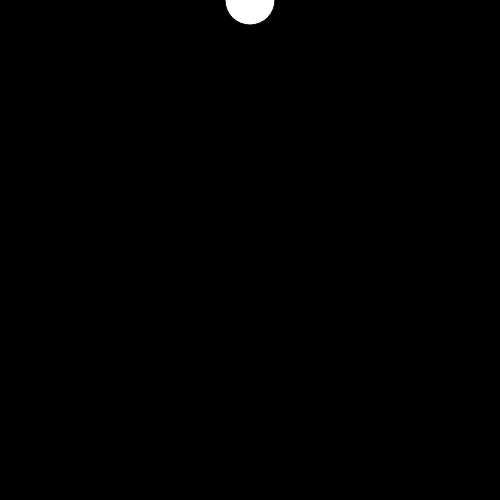
Frame 1 (no input)
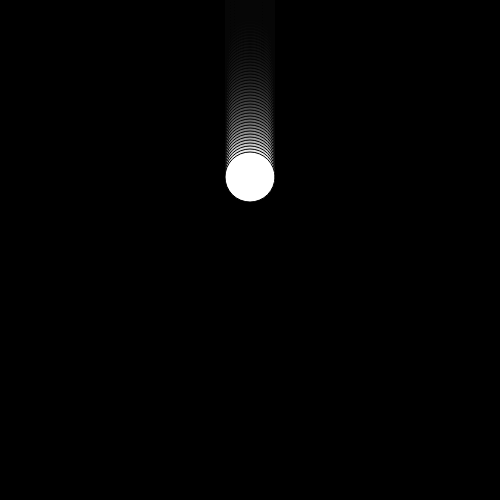
Frame 60 (no input)
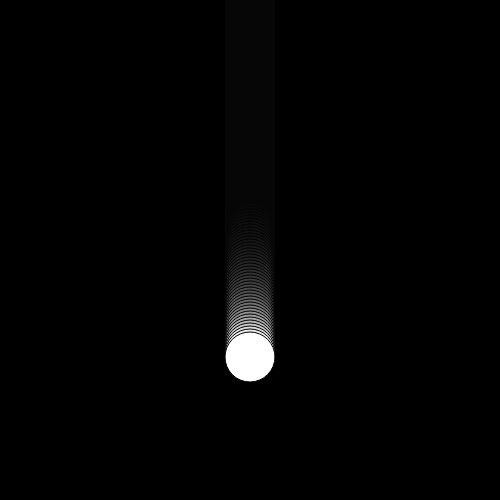
Frame 120 (the mouse pressed at the canvas centre since frame 60)

The p5.js sketch that drew these frames (run headless with seeded random() and noise() and a simulated clock; from frame 60 on, the mouse is pressed at the canvas centre):

// p5.js sketch
// ── sketch.js
let xPos = 250;
let yPos = 0

let r;
let g;
let b;

function setup() {
  createCanvas(500, 500);
  background(0);
}

function draw() {
background(0, 20);

  fill(r,g,b)

  ellipse(xPos, yPos, 50, 50);

  yPos += 3;

  if (yPos > 525) {
  yPos = -25;
}
}

function mouseClicked(){
r = random(0,255)
g = random(0,255)
b = random (0,255)

fill(r,g,b)

if (mouseClicked){
yPos = -25
}
}
